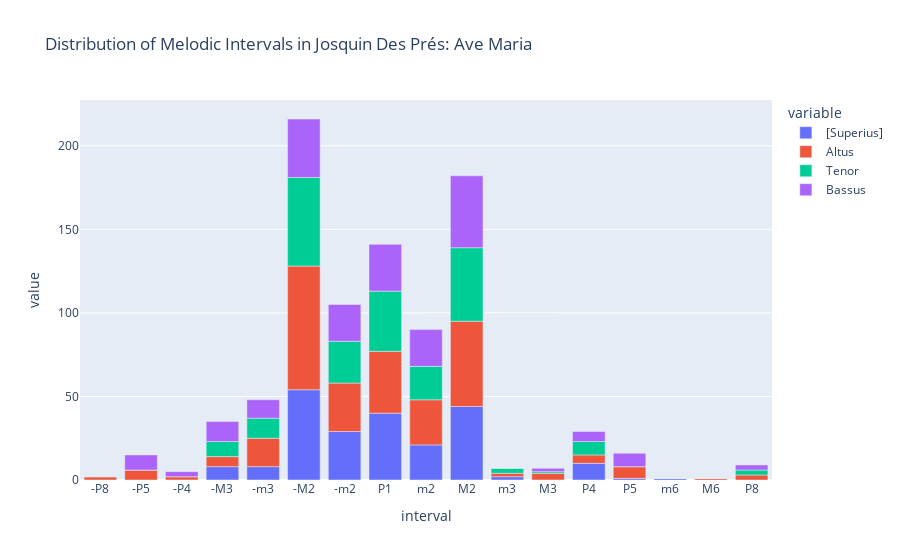

Here is the notebook cell this chart was saved with:
### Code cell
# new mel
# set parameters
kind = 'q'
directed = True
compound = True

interval_order_quality = ["-P8", "-M7", "-m7", "-M6", "-m6", "-P5", "-P4", "-M3", 
                          "-m3", "-M2", "-m2", "P1", "m2", "M2", "m3", "M3",
                          "P4", "P5", "m6", "M6", "m7", "M7", "P8"]
mel = piece.melodic(kind = kind, directed = directed, compound = compound)
mel = mel.fillna("-")
# count up the values in each item column--sum for each pitch.  
# make a copy 
mel = mel.apply(pd.Series.value_counts).fillna(0).astype(int).reset_index().copy()
# rename the index column to something more useful
mel.rename(columns = {'index':'interval'}, inplace = True)
# apply the categorical list and sort
if kind == 'q':
    mel['interval'] = pd.Categorical(mel["interval"], categories=interval_order_quality)
mel = mel.sort_values(by = "interval").dropna().copy()
voices = mel.columns.to_list()

display(mel)
# collect and print information about composer and piece
px.bar(mel, x="interval", y=voices, title="Distribution of Melodic Intervals in " + 
       piece.metadata['composer'] + ": " + piece.metadata['title'])

### Figure 1 — Plotly figure (JSON) as saved in the notebook; plotly's stock layout.template omitted (floating-point values rounded to 4 significant figures)
{"data": [{"alignmentgroup": "True", "hovertemplate": "variable=[Superius]<br>interval=%{x}<br>value=%{y}<extra></extra>", "legendgroup": "[Superius]", "marker": {"color": "#636efa", "pattern": {"shape": ""}}, "name": "[Superius]", "offsetgroup": "[Superius]", "orientation": "v", "showlegend": true, "textposition": "auto", "type": "bar", "x": ["-P8", "-P5", "-P4", "-M3", "-m3", "-M2", "-m2", "P1", "m2", "M2", "m3", "M3", "P4", "P5", "m6", "M6", "P8"], "xaxis": "x", "y": [0, 0, 0, 8, 8, 54, 29, 40, 21, 44, 2, 0, 10, 1, 1, 0, 0], "yaxis": "y"}, {"alignmentgroup": "True", "hovertemplate": "variable=Altus<br>interval=%{x}<br>value=%{y}<extra></extra>", "legendgroup": "Altus", "marker": {"color": "#EF553B", "pattern": {"shape": ""}}, "name": "Altus", "offsetgroup": "Altus", "orientation": "v", "showlegend": true, "textposition": "auto", "type": "bar", "x": ["-P8", "-P5", "-P4", "-M3", "-m3", "-M2", "-m2", "P1", "m2", "M2", "m3", "M3", "P4", "P5", "m6", "M6", "P8"], "xaxis": "x", "y": [2, 6, 2, 6, 17, 74, 29, 37, 27, 51, 2, 4, 5, 7, 0, 1, 3], "yaxis": "y"}, {"alignmentgroup": "True", "hovertemplate": "variable=Tenor<br>interval=%{x}<br>value=%{y}<extra></extra>", "legendgroup": "Tenor", "marker": {"color": "#00cc96", "pattern": {"shape": ""}}, "name": "Tenor", "offsetgroup": "Tenor", "orientation": "v", "showlegend": true, "textposition": "auto", "type": "bar", "x": ["-P8", "-P5", "-P4", "-M3", "-m3", "-M2", "-m2", "P1", "m2", "M2", "m3", "M3", "P4", "P5", "m6", "M6", "P8"], "xaxis": "x", "y": [0, 0, 0, 9, 12, 53, 25, 36, 20, 44, 3, 1, 8, 0, 0, 0, 3], "yaxis": "y"}, {"alignmentgroup": "True", "hovertemplate": "variable=Bassus<br>interval=%{x}<br>value=%{y}<extra></extra>", "legendgroup": "Bassus", "marker": {"color": "#ab63fa", "pattern": {"shape": ""}}, "name": "Bassus", "offsetgroup": "Bassus", "orientation": "v", "showlegend": true, "textposition": "auto", "type": "bar", "x": ["-P8", "-P5", "-P4", "-M3", "-m3", "-M2", "-m2", "P1", "m2", "M2", "m3", "M3", "P4", "P5", "m6", "M6", "P8"], "xaxis": "x", "y": [0, 9, 3, 12, 11, 35, 22, 28, 22, 43, 0, 2, 6, 8, 0, 0, 3], "yaxis": "y"}], "layout": {"barmode": "relative", "legend": {"title": {"text": "variable"}, "tracegroupgap": 0}, "title": {"text": "Distribution of Melodic Intervals in Josquin Des Prés: Ave Maria"}, "xaxis": {"anchor": "y", "domain": [0, 1], "title": {"text": "interval"}}, "yaxis": {"anchor": "x", "domain": [0, 1], "title": {"text": "value"}}}}
